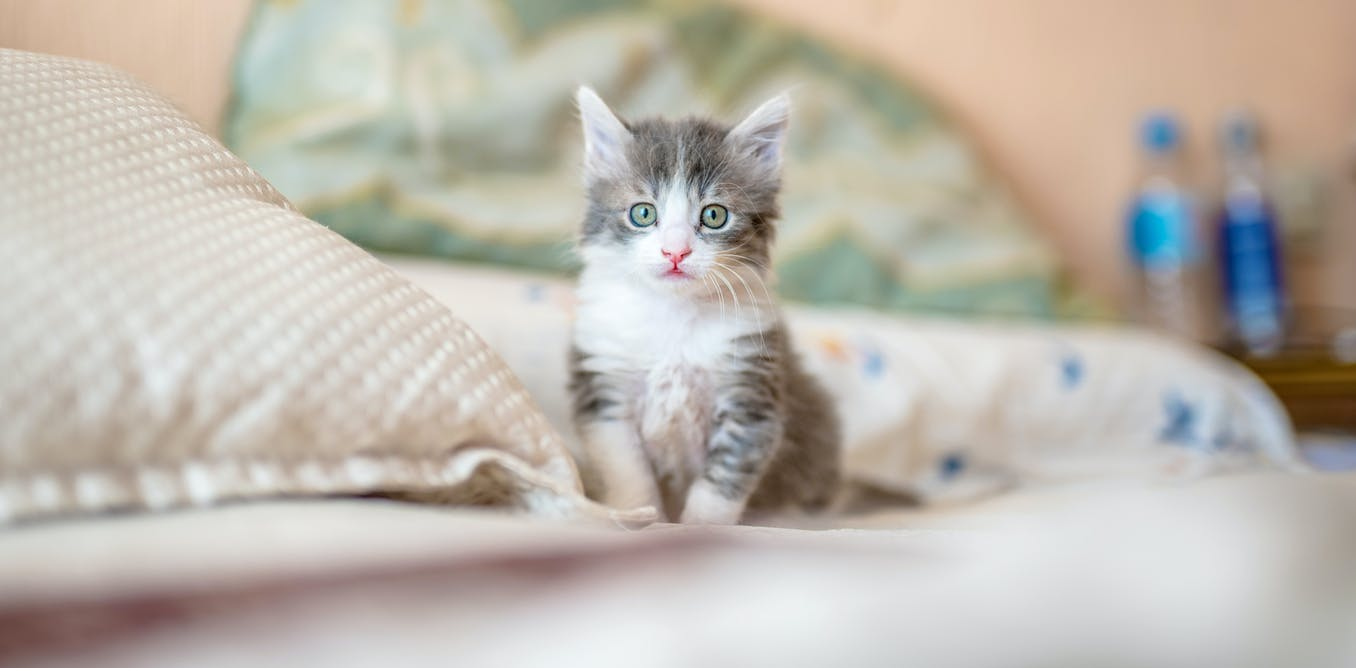
#> input picture Photos/cat.jpg, 1356 x 668 px
$ python Images.py
#> lines starting #> are read from the running program, lines starting #| are printed output that depends on the picture
# -*- coding: utf-8 -*-
"""
Created on Mon Nov 23 14:55:00 2020

@author: ricardo.montoya
"""

import cv2 as cv
import numpy as np

img = cv.imread("Photos/cat.jpg")
#> img is the input picture: shape (668, 1356, 3); mean B, G, R 173.6, 182.8, 188.8
cv.imshow("Cat", img)

def translate(img, x, y):
#> called with x = 100, y = 100
    transMat = np.float32([[1, 0, x], [0, 1, y]])
    dimensions = (img.shape[1], img.shape[0])
#> dimensions = (1356, 668)
    return cv.warpAffine(img, transMat, dimensions)
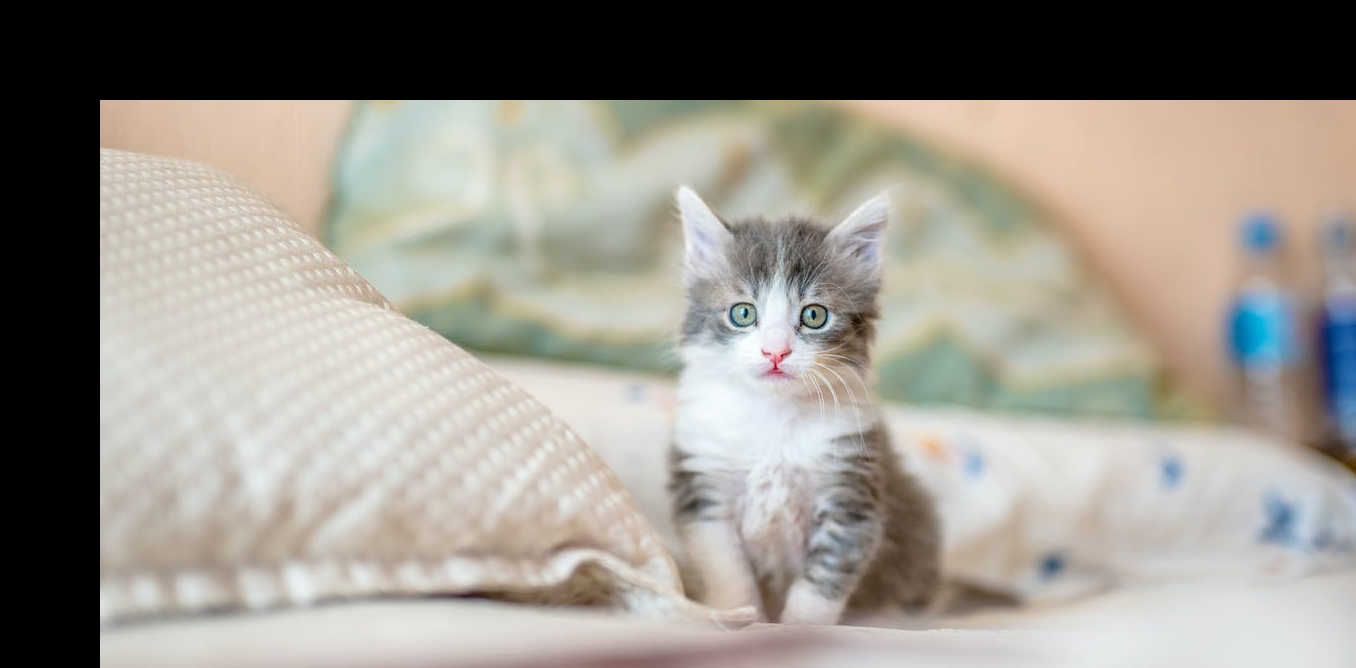
#> returned value: shape (668, 1356, 3); mean of channels 0, 1, 2 138, 146.2, 150.3; drawn as B, G, R

translated = translate(img, 100, 100)
cv.imshow("Translated", translated)

def rotate(img, angle, rotPoint = None):
#> called with angle = -45
    (height, width) = img.shape[:2]
#> height = 668; width = 1356

    if rotPoint is None:
        rotPoint = (width//2, height//2)
#> rotPoint = (678, 334)

    rotMat = cv.getRotationMatrix2D(rotPoint, angle, 1.0)
    dimensions = (width, height)
#> dimensions = (1356, 668)

    return cv.warpAffine(img, rotMat, dimensions)
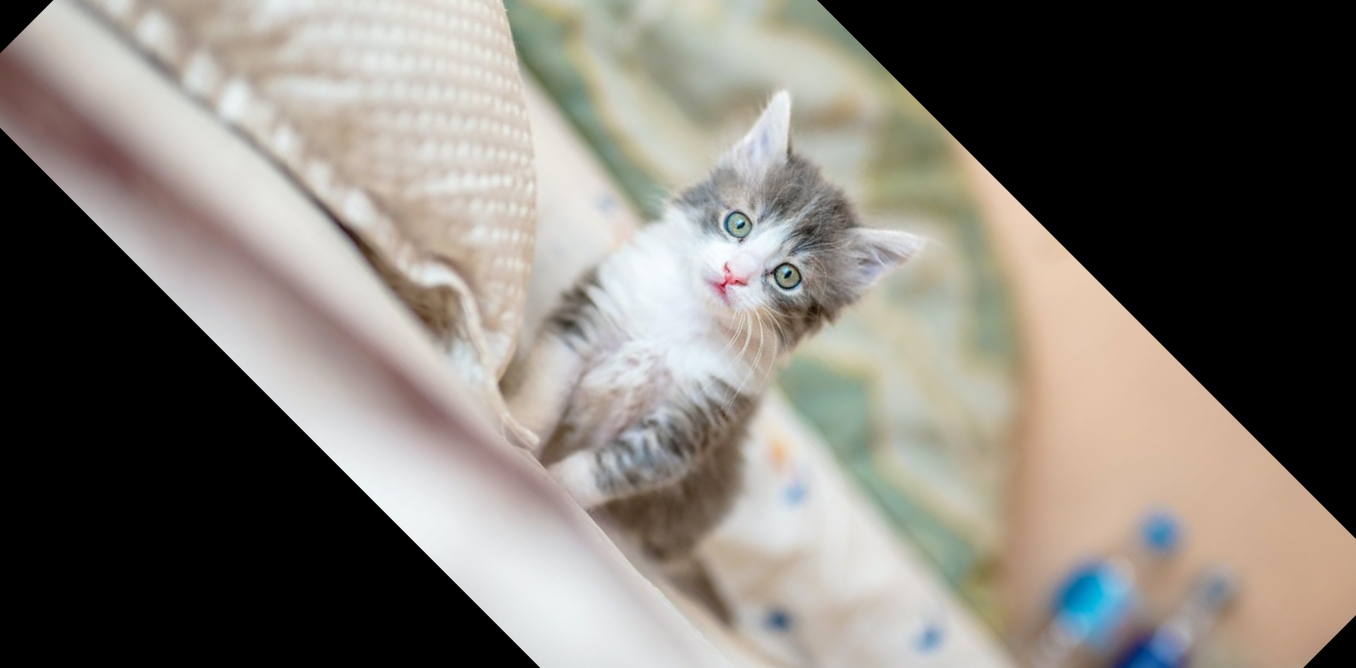
#> returned value: shape (668, 1356, 3); mean of channels 0, 1, 2 114.4, 121.2, 126.2; drawn as B, G, R
rotated = rotate(img, -45)
cv.imshow("Rotated", rotated)

rotated_rotated = rotate(rotated, -90)
#> call 2 of rotate, with angle = -90
#> in rotate (call 2), `return cv.warpAffine(img, rotMat, dimensions)`:
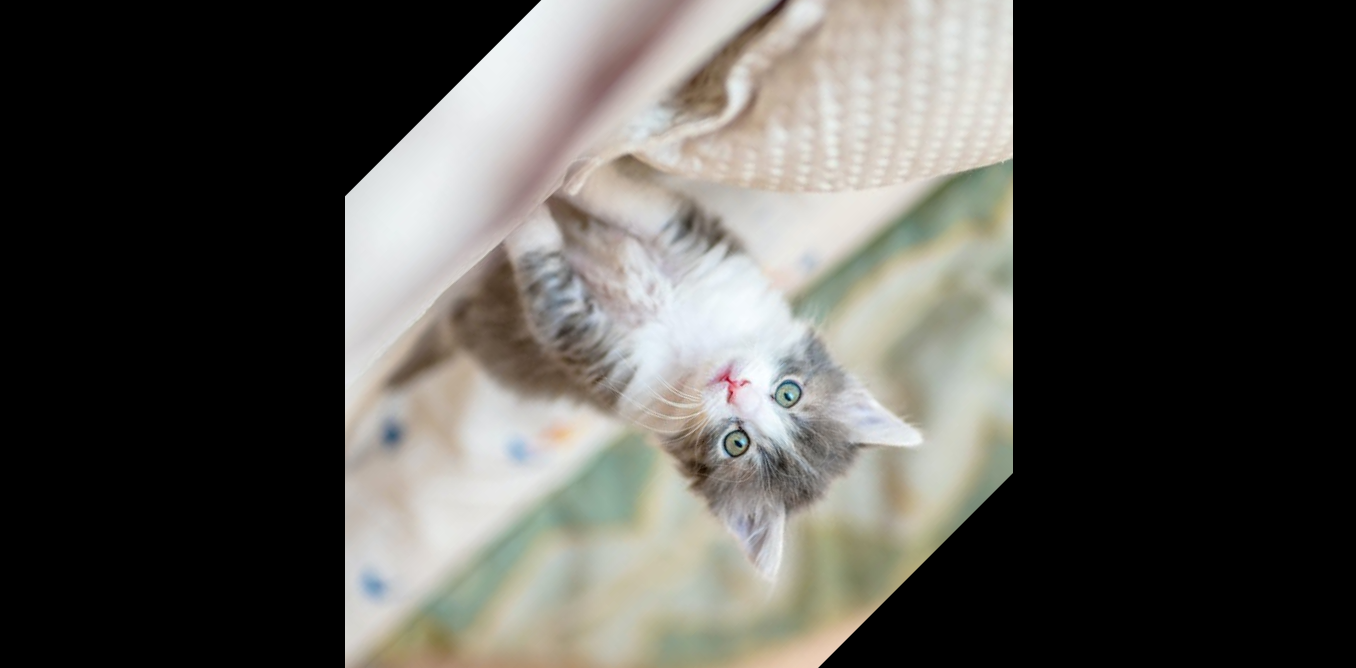
#> returned value: shape (668, 1356, 3); mean of channels 0, 1, 2 78, 82.5, 84; drawn as B, G, R
cv.imshow('Rotated Rotated', rotated_rotated)

resized = cv.resize(img, (500,500), interpolation=cv.INTER_CUBIC)
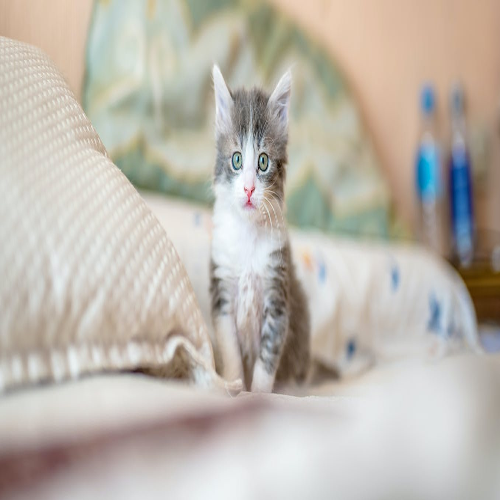
#> resized: shape (500, 500, 3); mean B, G, R 173.6, 182.8, 188.8
cv.imshow("Resized", resized)

flip = cv.flip(img, -1)
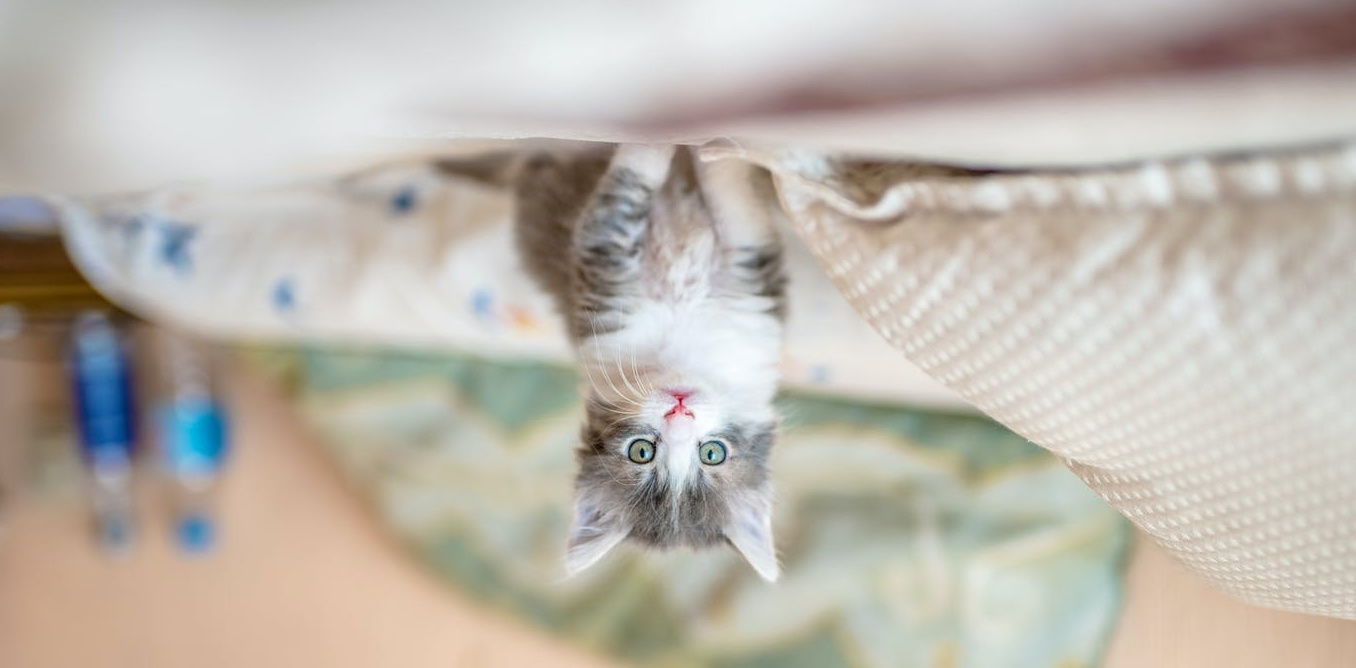
#> flip: shape (668, 1356, 3); mean B, G, R 173.6, 182.8, 188.8
cv.imshow("Flip", flip)

cropped = img[200:400, 300:400]
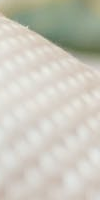
#> cropped: shape (200, 100, 3); mean B, G, R 188.2, 199.7, 201.4
cv.imshow("Cropped", cropped)

cv.waitKey(0)
